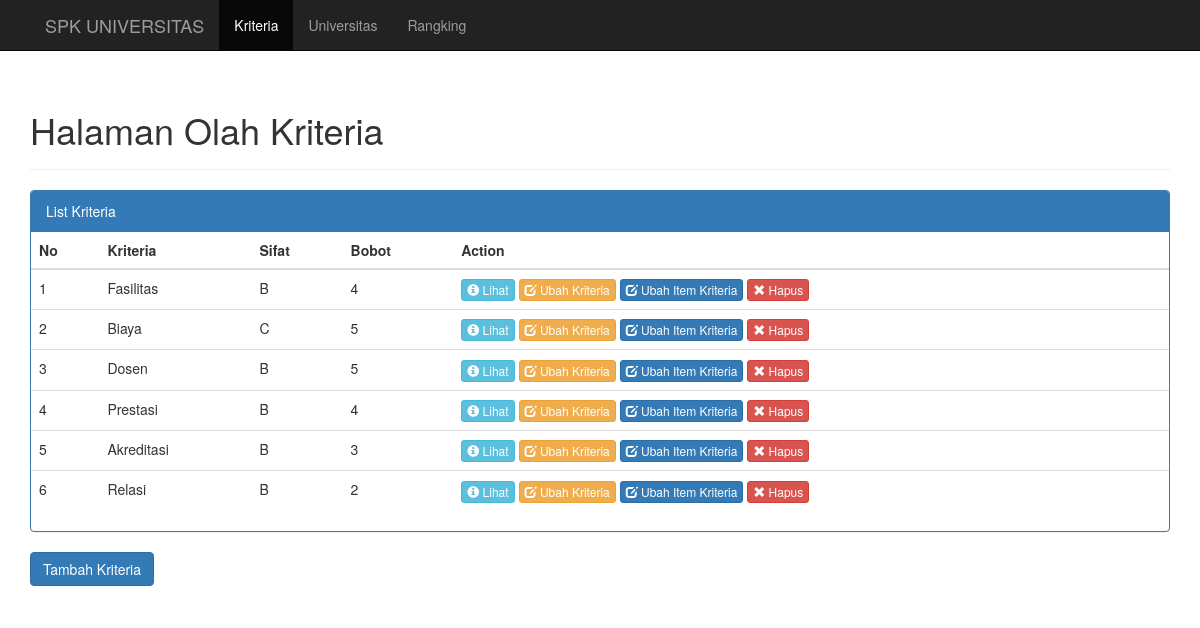
The page /index.php/kriteria on the database its author committed.
### tables this page shows
CREATE TABLE `kriteria` (
  `kdKriteria` int(11) NOT NULL,
  `kriteria` varchar(100) NOT NULL,
  `sifat` char(1) NOT NULL,
  `bobot` int(3) NOT NULL
);

### application/helpers/General_helper.php (called while the page is built, shortened)
<?php
if (!function_exists('loadPage')) {
    function loadPage($view, $vars=array()){
        $data['view'] = $view;
        $data['data'] = $vars;
        $CI = &get_instance();
        return $CI->load->view('layouts/layout', $data);
    }
}

### application/controllers/kriteria.php (called while the page is built, shortened)
<?php
class Kriteria extends MY_Controller
{
    public function index()
    {
        $data['kriteria'] = $this->MKriteria->getAll();
        loadPage('kriteria/index',$data);
    }
}

### index.php (called while the page is built, shortened)
<?php
require_once BASEPATH.'core/CodeIgniter.php';

### application/models/MKriteria.php (called while the page is built, shortened)
<?php
class MKriteria extends CI_Model{
    private function getTable()
    {
        return 'kriteria';
    }
    public function getAll()
    {
        $query = $this->db->get($this->getTable());
        if($query->num_rows() > 0){
            foreach ( $query->result() as $row) {
                $kriterias[] = $row;
            }
            return $kriterias;
        }
    }
}

### application/views/kriteria/index.php (the view, shortened to what this page needs)
<div class="page-header">
    <h1>Halaman Olah Kriteria</h1>
</div>
<div class="col-lg-12">
    <div class="row">
        <div class="panel panel-primary">
            <div class="panel-heading">List Kriteria</div>
            <div class="panel-content">
                <div class="table-responsive">
                    <table class="table table-hover">
                        <thead>
                        <tr>
                            <th>No</th>
                            <th>Kriteria</th>
                            <th>Sifat</th>
                            <th>Bobot</th>
                            <th>Action</th>
                        </tr>
                        </thead>
                        <tbody>
                        <?php
                        $no = 1;
                        foreach ($kriteria as $item) {
                            ?>
                            <tr>
                                <td><?php echo $no++ ?></td>
                                <td><?php echo $item->kriteria ?></td>
                                <td><?php echo $item->sifat ?></td>
                                <td><?php echo $item->bobot ?></td>
                                <td>
                                    <button type="button" class="btn btn-info btn-xs"
                                            onclick="lihat_kriteria(<?php echo $item->kdKriteria; ?>)">
                                        <span class="glyphicon glyphicon-info-sign" aria-hidden="true"></span> Lihat
                                    </button>
                                    <button type="button" class="btn btn-warning btn-xs"
                                            onclick="edit_kriteria(<?php echo $item->kdKriteria; ?>)">
                                        <span class="glyphicon glyphicon-edit" aria-hidden="true"></span> Ubah Kriteria
                                    </button>
                                    <button type="button" class="btn btn-primary btn-xs"
                                            onclick="edit_item_kriteria(<?php echo $item->kdKriteria; ?>)">
                                        <span class="glyphicon glyphicon-edit" aria-hidden="true"></span> Ubah Item
                                        Kriteria
                                    </button>
                                    <button type="button" data-toggle="modal" class="btn btn-danger btn-xs"
                                            data-target="#modalDelete">
                                        <span class="glyphicon glyphicon-remove" aria-hidden="true"></span> Hapus
                                    </button>
                                </td>
                            </tr>
                        <?php } ?>
                        </tbody>
                    </table>
                </div>
            </div>
        </div>
    </div>
    <div class="row">
        <div class="form-group">
            <a href="<?php echo site_url('kriteria/tambah') ?>" type="button" class="btn btn-primary">Tambah
                Kriteria</a>
        </div>
    </div>
</div>

### application/views/layouts/layout.php (shortened to what this page needs)
<!doctype html>
<html lang="en">
<head>
    <?php
        $this->page->generateCss();
    ?>
</head>
<body>
    <div class="wrapper">
        <nav class="navbar navbar-inverse navbar-fixed-top ">
            <div class="container">
                <div class="container-fluid">
                    <div class="navbar-header">
                        <a class="navbar-brand" href="#">SPK UNIVERSITAS</a>
                    </div>
                    <div class="collapse navbar-collapse" id="bs-example-navbar-collapse-1">
                        <ul class="nav navbar-nav">
                            <li
                             <?php if( $this->uri->segment(1) == 'kriteria'){
                                 ?>
                                    class="active"
                                 <?php
                             }?>
                            ><a href="<?php echo site_url('kriteria');?>">Kriteria</a></li>
                            <li
                            <li
                            ><a href="<?php echo site_url('universitas');?>">Universitas</a></li>
                            <li
                            ><a href="<?php echo site_url('rangking');?>">Rangking</a></li>
                        </ul>
                    </div>
                </div>
            </div>
        </nav>
    </div>
    <div class="container">
            <?php $this->load->view($view,$data);?>
    </div>
</body>
</html>

### application/libraries/Page.php (shortened to what this page needs)
<?php if (!defined('BASEPATH')) exit('No direct script access allowed');
class Page{
    private $data = array();
    public function setLoadCss($css)
    {
        if (!isset($this->data['loadCss'])) {
            $this->data['loadCss']= array();
        } else {
            $this->insertCss($css);
        }
    }
    public function generateCss()
    {
        if(isset($this->data['loadCss'])){
            foreach ($this->data['loadCss'] as $css) {
                echo "<link rel=\"stylesheet\" href=\"". site_url($css).".css\">".PHP_EOL;
            }
        }
    }
    public function insertCss($css)
    {
        $index = count($this->data['loadCss']);
        if (is_array($css)) {
            foreach ($css as $item) {
                $this->data['loadCss'][$index] = $item;
                $index++;
            }
        } else {
            $this->data['loadCss'][$index] = $css;
        }
    }
}

### application/views/layouts/layout.php (style rules this page uses)
body { padding-top: 70px; }

### rows shown on the page
kriteria: kriteria "Fasilitas", sifat "B", bobot "4"
kriteria: kriteria "Biaya", sifat "C", bobot "5"
kriteria: kriteria "Dosen", sifat "B", bobot "5"
kriteria: kriteria "Prestasi", sifat "B", bobot "4"
kriteria: kriteria "Akreditasi", sifat "B", bobot "3"
kriteria: kriteria "Relasi", sifat "B", bobot "2"
